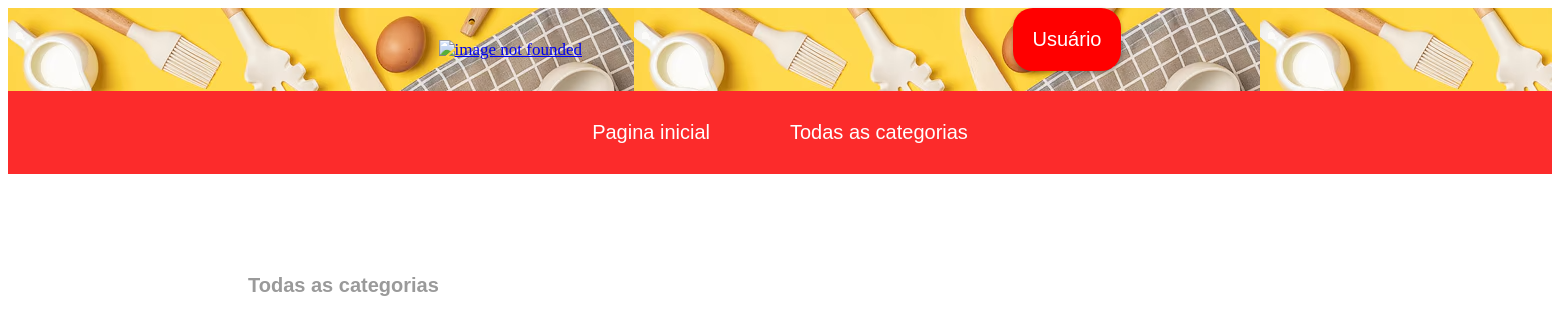
Before: /todasAsReceitas.php with the older database file.
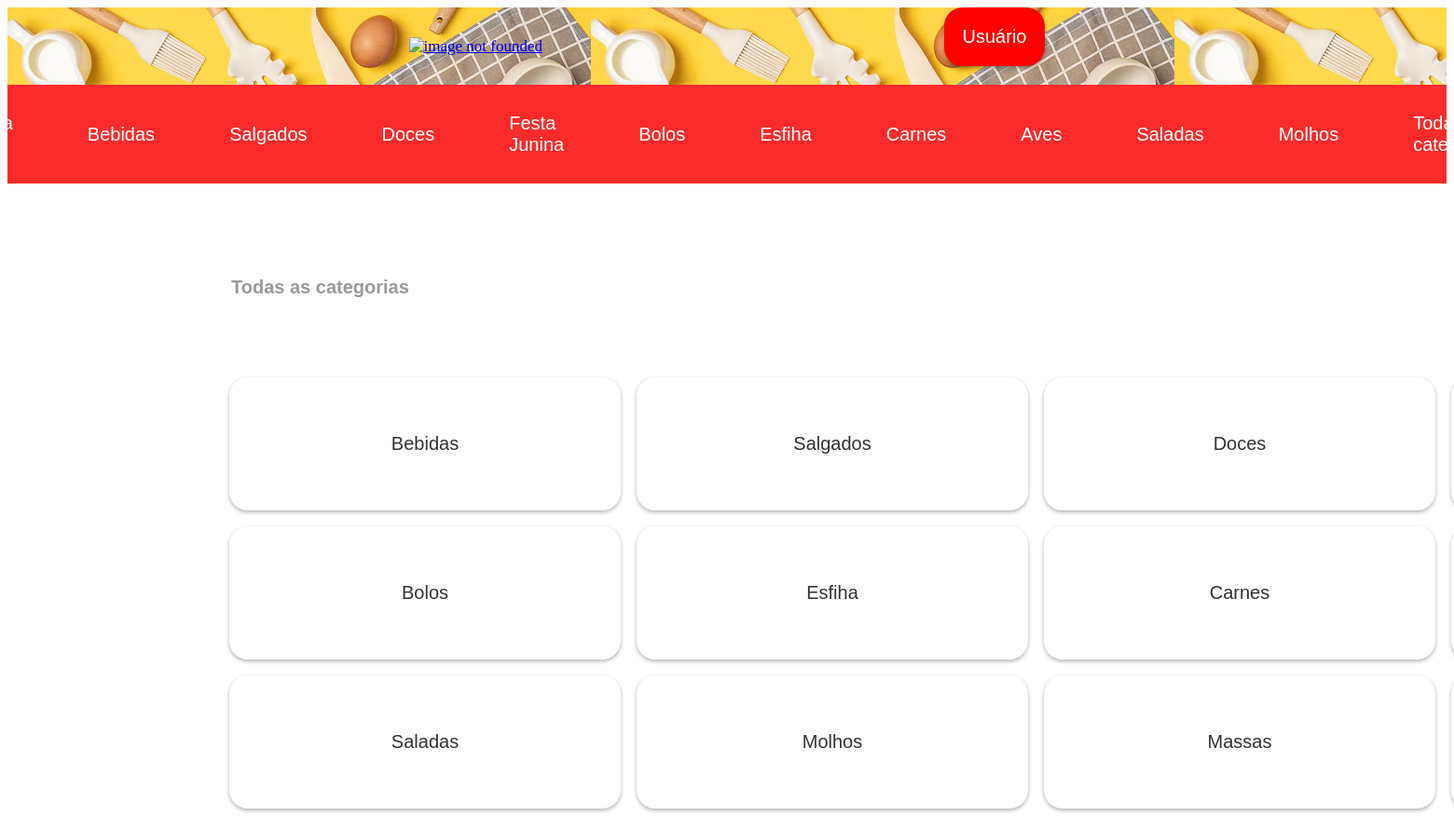
After: the same page with the newer database file.
### tables this page shows
CREATE TABLE `categorias` (
  `user_id` varchar(30) NOT NULL,
  `categoria` varchar(50) NOT NULL
);

### banco.php (called while the page is built, shortened)
<?php
    $banco = new mysqli("localhost:3306", "root", "", "receitas_php");
    function featchTodasAsCategorias(){
        global $banco;
        $query = "SELECT * FROM `categorias`";
        if($result = $banco->query($query)){
            $categorias = $result->fetch_all(MYSQLI_ASSOC);
            return $categorias;
       }
    }
?>

### functions.php (called while the page is built, shortened)
<?php
require_once "banco.php";
        function getAllCategorias(){
           $result = featchTodasAsCategorias();
           return $result;
        }
?>

### todasAsReceitas.php (the view, shortened to what this page needs)
<!DOCTYPE html>
<html lang="en">
<head>
    <link rel="stylesheet" href="style.css">
</head>
<body>
    <header>
        <?php
        require_once "header.php";
        ?>
    </header>
    <section>
        <h1 class="titutlo">Todas as categorias</h1>
        <div class="categories">
        <?php
           require_once "functions.php";
           $fetch = getAllCategorias();
           if ($fetch !== false) {
               foreach ($fetch as $featch) {
                   $categoria = urlencode($featch['categoria']);
                   $url = "receitasPorCategoria.php?categoria={$categoria}";
                   echo "<a href='{$url}' class='categoriaFeach'>" . htmlspecialchars($featch['categoria']) . "</a>";
               }
           }
        ?>
         </div>
    </section>
</body>
</html>

### header.php (shortened to what this page needs)
<header>
    <div>
        <div class="cabecalho">
            <div>
                <a href="index.php"><img class="logo"
                    src="https://encrypted-tbn0.gstatic.com/images?q=tbn:ANd9GcQE13zAlmPuC9YmevJRJ4VJV0tSE9cpjM4KOg&s"
                    alt="image not founded"></a>
            </div>
            <div>
                <?php
                        require_once "navigation.php"; require_once "head.php";?>
                <div>
                    <button class="interacaoUsuario" onclick="displayMenu()">
                        <?php echo isset($usuario) ? htmlspecialchars($usuario) : 'Usuário'; ?></button>
                </div>
            </div>
        </div>
        <div class="menuCategorias">
            <a href="index.php" class="categoria-link">Pagina inicial</a>
            <?php require_once "functions.php";
                                $count = 0;
                                $max_count  = 10;
                                    $fetch = getAllCategorias();
                                    if($fetch != false){
                                        foreach($fetch as $featch){
                                            if($count >= $max_count){
                                                break;
                                            }
                                            $categoria = urlencode($featch['categoria']);
                                            $url = "receitasPorCategoria.php?categoria={$categoria}";
                                                echo "<div class='categorias'>";
                                                echo "<a href='{$url}' class='categoria-link'>" . htmlspecialchars($featch['categoria']) . "</a>";
                                            $count++;
                                        }
                                    }
                                ?>
            <a href="todasAsReceitas.php" class="categoria-link">Todas as categorias</a>
        </div>
    </div>
</header>

### style.css (style rules this page uses)
body { font-size: 16px; }
@media screen and (min-width: 1201px) { body { font-size: 17px; } }

### header.php (style rules this page uses)
.cabecalho { background-image: url("img/fundo-cabecalho.png"); display: flex; align-items: center; justify-content: space-evenly; }
.logo { align-items: left; width: auto; height: auto; margin: 0; }
.interacaoUsuario { background-color: white; border: none; padding: 1em; box-shadow: 0 2px 4px 0 rgba(0, 0, 0, .3); font-size: 16px; transition: 300ms ease-in-out; margin-bottom: 1em; font-size: 20px; border-radius: 1em; background-color: red; color: white; }
.menuCategorias { display: flex; gap: 1em; align-items: center; background-color: rgb(56, 66, 210); padding: 0.5em 0; justify-content: center; font-size: 20px; background-color: rgb(252, 43, 43); width: 100%; }
.categorias { display: flex; align-items: center; gap: 2em; }
.categoria-link { text-decoration: none; color: white; font-family: Arial, Helvetica, sans-serif; padding: 1em; transition: 300ms ease-in-out; border-radius: 1em; }

### todasAsReceitas.php (style rules this page uses)
.categories { display: grid; grid-template-columns: repeat(4, 1fr); gap: 1em; align-items: center; margin-left: 14em; margin-top: 5em; }
.categoriaFeach { background-color: white; box-shadow: 0 2px 4px 0 rgba(0, 0, 0, .3); padding: 3em; width: 300px; text-align: center; font-size: 20px; text-decoration: none; font-family: Arial, Helvetica, sans-serif; color: #333333; border-radius: 1em; }
.titutlo { margin-top: 5em; font-family: Arial, Helvetica, sans-serif; margin-left: 12em; font-size: 20px; color:rgb(154, 154, 154); }

Changed rows visible on the page:
added categorias: categoria "Bebidas"
added categorias: categoria "Salgados"
added categorias: categoria "Doces"
added categorias: categoria "Festa Junina"
added categorias: categoria "Bolos"
added categorias: categoria "Esfiha"
added categorias: categoria "Carnes"
added categorias: categoria "Aves"
added categorias: categoria "Saladas"
added categorias: categoria "Molhos"
added categorias: categoria "Massas", shown under "Todas as categorias"
